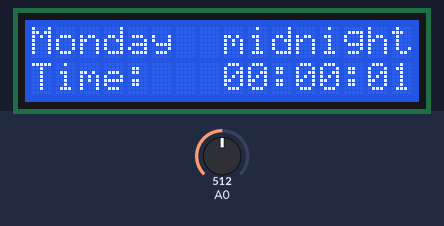
Recording of a sketch running on a simulated Arduino Uno, built with avr-gcc and run on an emulated ATmega328P. On the bench: 16×2 character LCD. Inputs (shaded band) come from the test bench; at power-on: A0 = 512.

Above: at 1.2 s.
1.3 s: A0 set to 582
3.6 s: A0 set to 613
At 3.87 s:
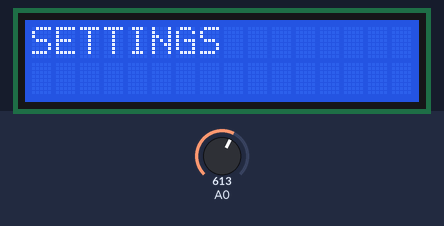
At 4.68 s:
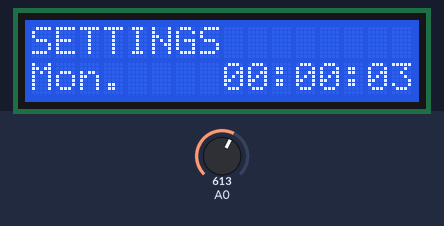
6.0 s: A0 set to 511
At 7.6 s:
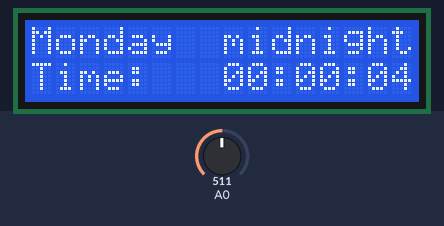
Timing chart, 0 to 9.1 s (numbered marks = the images above; inputs shaded):
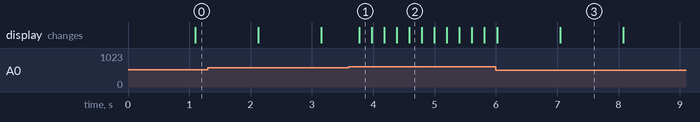

The sketch:

clock_keypad.ino
```cpp
#include <LiquidCrystal.h>

LiquidCrystal lcd(8, 9, 4, 5, 6, 7);

#define btnRIGHT  0
#define btnUP     1
#define btnDOWN   2
#define btnLEFT   3
#define btnSELECT 4
#define btnNONE   5

unsigned long millist = 0;
int hour = 0;
int minute = 0;
int second = 0;
int day_ard = 1;
boolean menu_b = false;

void setup() {
    lcd.begin(16, 2);
    lcd.setCursor(0, 0);
}

void loop() {
    menu();
    lcd.setCursor(0, 0);

    String day_name = day();
    lcd.print(day_name);

    String day_inf = info_day();
    if (day_inf.length() + day_name.length() >= 15) {
        lcd.setCursor(3, 0);
        lcd.print(".     ");
    }
    lcd.print("     ");
    lcd.setCursor(16 - day_inf.length(), 0);
    lcd.print(day_inf);


    lcd.setCursor(0, 1);
    inc_time();
    lcd.print("Time:   ");
    lcd.print(time());

    delay(200);
}

void inc_time() {
    if (millis() < millist) millist = millis() + 200;
    int plus = (millis() - millist) / 1000;
    millist += plus * 1000;

    second += plus;

    time_control();
}

void time_control() {
    if (second >= 60) {
        second -= 60;
        minute++;

        if (minute >= 60) {
            minute -= 60;
            hour++;

            if (hour >= 24) {
                hour -= 24;
                day_ard++;

                if (day_ard > 7) day_ard -= 7;
            }
        }
    }
}

String time() {
    String result = "";
    if (hour < 10) result += '0';
    result += String(hour) + ':';
    if (minute < 10) result += '0';
    result += String(minute) + ':';
    if (second < 10) result += '0';
    result += String(second);

    return result;
}

String day() {
    String result;

    switch (day_ard) {
        case 1:
            result = "Monday";
            break;
        case 2:
            result = "Tuesday";
            break;
        case 3:
            result = "Wednesday";
            break;
        case 4:
            result = "Thursday";
            break;
        case 5:
            result = "Friday";
            break;
        case 6:
            result = "Saturday";
            break;
        case 7:
            result = "Sunday";
            break;
    }

    return result;
}

String info_day() {
    String result;

    if (hour >= 5 && hour < 12) {
        result = "morning";
    } else if (hour >= 12 && hour < 13) {
        result = "noon";
    } else if (hour >= 13 && hour < 18) {
        result = "afternoon";
    } else if (hour >= 18 && hour < 22) {
        result = "evening";
    } else if (hour >= 22 && hour < 24) {
        result = "night";
    } else if (hour == 0) {
        result = "midnight";
    } else if (hour >= 1 && hour < 5) {
        result = "late night";
    }

    return result;
}

int read_LCD_buttons() {
    int adc_key_in = analogRead(0);
    if (adc_key_in > 1000) return btnNONE;
    if (adc_key_in < 50) return btnRIGHT;
    if (adc_key_in < 200) return btnUP;
    if (adc_key_in < 400) return btnDOWN;
    if (adc_key_in < 600) return btnLEFT;
    if (adc_key_in < 800) return btnSELECT;

    return btnNONE;
}

boolean settings() {
    static int str_menu = 0; // 3 = day, 2 = hour, 1 =  minute, 0 = second
    int lcd_key = read_LCD_buttons();

    lcd.setCursor(0, 0);
    lcd.setCursor(0, 1);
    lcd.print(day());
    lcd.setCursor(3, 1);
    lcd.print(".    ");
    lcd.print(time());

    while (menu_b && lcd_key == btnNONE) {
        lcd_key = read_LCD_buttons();
    }

    switch (lcd_key) {
        case btnRIGHT: {
            if (str_menu > 0) str_menu--;
            break;
        }
        case btnLEFT: {
            if (str_menu < 3) str_menu++;
            break;
        }
        case btnUP: {
            switch (str_menu) {
                case 0:
                    second++;
                    break;
                case 1:
                    minute++;
                    break;
                case 2:
                    hour++;
                    break;
                case 3:
                    day_ard++;
                    break;
            }

            break;
        }
        case btnDOWN: {
            switch (str_menu) {
                case 0:
                    second--;
                    break;
                case 1:
                    minute--;
                    break;
                case 2:
                    hour--;
                    break;
                case 3:
                    day_ard--;
                    break;
            }

            break;
        }
        case btnSELECT: {
            menu_b = !menu_b;

            if (menu_b) {
                lcd.clear();
                lcd.setCursor(0, 0);
                lcd.print("SETTINGS  ");
                settings();
            } else {
                delay(200);
                return false;
            }

            break;
        }
    }

    time_control();

    delay(200);
    return true;
}

void menu() {
    if (!menu_b) {
        if (read_LCD_buttons() == btnSELECT) {
            lcd.clear();
            lcd.setCursor(0, 0);
            lcd.print("SETTINGS  ");
            menu_b = !menu_b;
            delay(200);
        } else {
            return;
        }
    }

    while (settings());
    millist = millis();
}
```

Measured:
- the behaviour switches between 599 and 600 on A0 (found by bisection; images 0 and 1)
- after the input at 3.6 s, the display: changes after 0.17 s (image 1)
- what the display in image 3 shows lasts 1.1 s, from 7.0 s to 8.1 s
